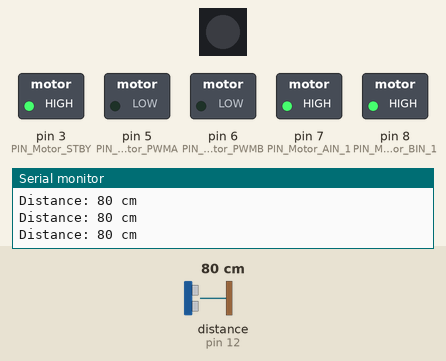
Bench run of a sketch on a simulated Arduino Uno, built with avr-gcc and run on an emulated ATmega328P. Shown: 1 RGB LEDs in strip order, left to right, switched loads named in the sketch (green lamp = pin HIGH), the last lines printed to the serial monitor. Wiring (inferred from the names in the program): ultrasonic range finder: trigger pin 13; echo pin 12. The inputs (shaded band) are chosen by the test bench; at power-on: distance to the obstacle (sensor on pin 12) 80 cm. The echo pulse lasts 58.3 µs per cm; dim RGB values are drawn brighter than linear; pins used as bus, display or sensor lines are not drawn.

Above: at 15.6 s.
15.7 s: distance to the obstacle (sensor on pin 12) set to 2 cm
At 15.79 s:
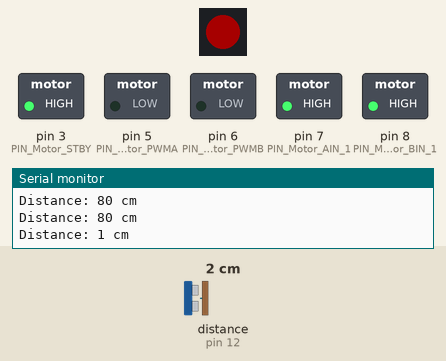
18.7 s: distance to the obstacle (sensor on pin 12) set to 60 cm
21.7 s: distance to the obstacle (sensor on pin 12) set to 4 cm
At 21.9 s:
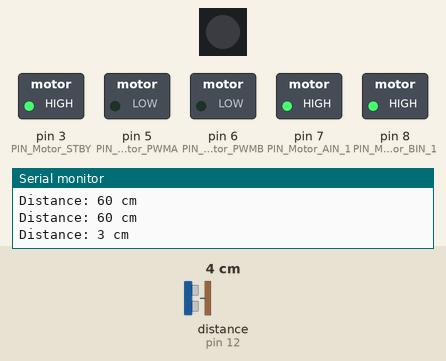
24.7 s: distance to the obstacle (sensor on pin 12) set to 18 cm
Timing chart, 0 to 27.2 s (numbered marks = the images above; inputs shaded):
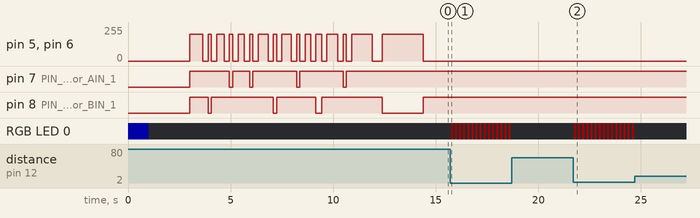

Measured:
- after the input at 15.7 s, RGB LED 0: alternates RGB(40, 0, 0) for 0.10 s and off for 0.10 s, starting after 0.05 s
- after the input at 21.7 s, RGB LED 0: alternates RGB(40, 0, 0) for 0.10 s and off for 0.10 s, starting after 0.05 s

The sketch:

Demo1.ino
```cpp
#include <avr/wdt.h>
#include "DeviceDriverSet_xxx0.h"
#include "ApplicationFunctionSet_xxx0.h"
#include "FastLED.h"

#define PIN_RBGLED 4
#define NUM_LEDS 1

CRGB leds[NUM_LEDS];

const int DELAY_LEFT_45 = 160;
const int DELAY_RIGHT_45 = 160;
const int DELAY_LEFT_90 = 275;
const int STOP_DELAY = 250;
const int OBSTACLE_THRESHOLD_CM = 5;
const int BLINK_INTERVAL = 100;

DeviceDriverSet_Motor AppMotor;
Application_xxx Application_SmartRobotCarxxx0;
DeviceDriverSet_ULTRASONIC myUltrasonic;

bool checkObstacleAndStop() {
  uint16_t distance_cm = 0;
  myUltrasonic.DeviceDriverSet_ULTRASONIC_Get(&distance_cm);

  if (distance_cm > 0 && distance_cm <= OBSTACLE_THRESHOLD_CM) {
    Serial.println("*** OBSTACLE DETECTED DURING SETUP! Halting. ***");
    ApplicationFunctionSet_SmartRobotCarMotionControl(stop_it, 0);
    while(1) {
        leds[0] = CRGB::Red;
        FastLED.show();
        delay(BLINK_INTERVAL);

        leds[0] = CRGB::Black;
        FastLED.show();
        delay(BLINK_INTERVAL);
    }
  }
  return false;
}

void setup() {
  Serial.begin(9600);

  AppMotor.DeviceDriverSet_Motor_Init();
  myUltrasonic.DeviceDriverSet_ULTRASONIC_Init();
  FastLED.addLeds<NEOPIXEL, PIN_RBGLED>(leds, NUM_LEDS);
  FastLED.setBrightness(40);
  leds[0] = CRGB::Black;
  FastLED.show();

  Serial.println("Testing LED Blue...");
  leds[0] = CRGB::Blue;
  FastLED.show();
  delay(1000);
  leds[0] = CRGB::Black;
  FastLED.show();
  Serial.println("LED Test Complete.");

  delay(2000);

  Serial.println("Starting mission sequence...");

  if (checkObstacleAndStop()) return;
  ApplicationFunctionSet_SmartRobotCarMotionControl(Forward, 200);
  delay(643);
  ApplicationFunctionSet_SmartRobotCarMotionControl(stop_it, 0);
  delay(STOP_DELAY);

  ApplicationFunctionSet_SmartRobotCarMotionControl(Left, 200);
  delay(DELAY_LEFT_45);
  ApplicationFunctionSet_SmartRobotCarMotionControl(stop_it, 0);
  delay(STOP_DELAY);

  if (checkObstacleAndStop()) return;
  ApplicationFunctionSet_SmartRobotCarMotionControl(Forward, 200);
  delay(378);
  ApplicationFunctionSet_SmartRobotCarMotionControl(stop_it, 0);
  delay(STOP_DELAY);

  ApplicationFunctionSet_SmartRobotCarMotionControl(Right, 200);
  delay(DELAY_RIGHT_45);
  ApplicationFunctionSet_SmartRobotCarMotionControl(stop_it, 0);
  delay(STOP_DELAY);

  if (checkObstacleAndStop()) return;
  ApplicationFunctionSet_SmartRobotCarMotionControl(Forward, 200);
  delay(316);
  ApplicationFunctionSet_SmartRobotCarMotionControl(stop_it, 0);
  delay(STOP_DELAY);

  ApplicationFunctionSet_SmartRobotCarMotionControl(Right, 200);
  delay(DELAY_RIGHT_45);
  ApplicationFunctionSet_SmartRobotCarMotionControl(stop_it, 0);
  delay(STOP_DELAY);

  if (checkObstacleAndStop()) return;
  ApplicationFunctionSet_SmartRobotCarMotionControl(Forward, 200);
  delay(495);
  ApplicationFunctionSet_SmartRobotCarMotionControl(stop_it, 0);
  delay(STOP_DELAY);

  ApplicationFunctionSet_SmartRobotCarMotionControl(Left, 200);
  delay(DELAY_LEFT_45);
  ApplicationFunctionSet_SmartRobotCarMotionControl(stop_it, 0);
  delay(STOP_DELAY);

  if (checkObstacleAndStop()) return;
  ApplicationFunctionSet_SmartRobotCarMotionControl(Forward, 200);
  delay(465);
  ApplicationFunctionSet_SmartRobotCarMotionControl(stop_it, 0);
  delay(STOP_DELAY);

  ApplicationFunctionSet_SmartRobotCarMotionControl(Right, 200);
  delay(DELAY_RIGHT_45);
  ApplicationFunctionSet_SmartRobotCarMotionControl(stop_it, 0);
  delay(STOP_DELAY);

  if (checkObstacleAndStop()) return;
  ApplicationFunctionSet_SmartRobotCarMotionControl(Forward, 200);
  delay(278);
  ApplicationFunctionSet_SmartRobotCarMotionControl(stop_it, 0);
  delay(STOP_DELAY);

  ApplicationFunctionSet_SmartRobotCarMotionControl(Left, 200);
  delay(DELAY_LEFT_90);
  ApplicationFunctionSet_SmartRobotCarMotionControl(stop_it, 0);
  delay(STOP_DELAY);

  if (checkObstacleAndStop()) return;
  ApplicationFunctionSet_SmartRobotCarMotionControl(Forward, 200);
  delay(540);
  ApplicationFunctionSet_SmartRobotCarMotionControl(stop_it, 0);
  delay(STOP_DELAY);

  ApplicationFunctionSet_SmartRobotCarMotionControl(Right, 200);
  delay(DELAY_RIGHT_45);
  ApplicationFunctionSet_SmartRobotCarMotionControl(stop_it, 0);
  delay(STOP_DELAY);

  if (checkObstacleAndStop()) return;
  ApplicationFunctionSet_SmartRobotCarMotionControl(Forward, 200);
  delay(1000);
  ApplicationFunctionSet_SmartRobotCarMotionControl(stop_it, 0);

  delay(500);
  ApplicationFunctionSet_SmartRobotCarMotionControl(Left, 200);
  delay(2000);
  ApplicationFunctionSet_SmartRobotCarMotionControl(stop_it, 0);

  Serial.println("Mission sequence complete normally. Entering continuous check loop.");
}

void loop() {
  uint16_t distance_cm = 0;
  myUltrasonic.DeviceDriverSet_ULTRASONIC_Get(&distance_cm);

  Serial.print("Distance: ");
  Serial.print(distance_cm);
  Serial.println(" cm");

  if (distance_cm > 0 && distance_cm <= OBSTACLE_THRESHOLD_CM) {
    ApplicationFunctionSet_SmartRobotCarMotionControl(stop_it, 0);

    leds[0] = CRGB::Red;
    FastLED.show();
    delay(BLINK_INTERVAL);

    leds[0] = CRGB::Black;
    FastLED.show();
    delay(BLINK_INTERVAL);

  } else {
    if (leds[0] != CRGB::Black) {
       leds[0] = CRGB::Black;
       FastLED.show();
    }
    delay(50);
  }
}
```

ApplicationFunctionSet_xxx0.cpp
```cpp
#include "ApplicationFunctionSet_xxx0.h"
#include "DeviceDriverSet_xxx0.h"

extern DeviceDriverSet_Motor AppMotor;

/* The enum and struct definitions are now in the .h file */

extern Application_xxx Application_SmartRobotCarxxx0;

void ApplicationFunctionSet_SmartRobotCarMotionControl(SmartRobotCarMotionControl direction, uint8_t is_speed)
{
  static uint8_t directionRecord = 0;
  uint8_t Kp, UpperLimit;
  uint8_t speed = is_speed;
  switch (direction)
  {
  case /* constant-expression */
      Forward:
    /* code */
      AppMotor.DeviceDriverSet_Motor_control(/*direction_A*/ direction_just, /*speed_A*/ speed,
                                             /*direction_B*/ direction_just, /*speed_B*/ speed, /*controlED*/ control_enable); //Motor control
    break;
  case /* constant-expression */ Backward:
    /* code */

      AppMotor.DeviceDriverSet_Motor_control(/*direction_A*/ direction_back, /*speed_A*/ speed,
                                             /*direction_B*/ direction_back, /*speed_B*/ speed, /*controlED*/ control_enable); //Motor control
    break;
  case /* constant-expression */ Left:

    AppMotor.DeviceDriverSet_Motor_control(/*direction_A*/ direction_just, /*speed_A*/ speed,
                                           /*direction_B*/ direction_back, /*speed_B*/ speed, /*controlED*/ control_enable); //Motor control
    break;
  case /* constant-expression */ Right:

    AppMotor.DeviceDriverSet_Motor_control(/*direction_A*/ direction_back, /*speed_A*/ speed,
                                           /*direction_B*/ direction_just, /*speed_B*/ speed, /*controlED*/ control_enable); //Motor control
    break;
  case /* constant-expression */ LeftForward:
    /* code */
    AppMotor.DeviceDriverSet_Motor_control(/*direction_A*/ direction_just, /*speed_A*/ speed,
                                           /*direction_B*/ direction_just, /*speed_B*/ speed / 2, /*controlED*/ control_enable); //Motor control
    break;
  case /* constant-expression */ LeftBackward:
    AppMotor.DeviceDriverSet_Motor_control(/*direction_A*/ direction_back, /*speed_A*/ speed,
                                           /*direction_B*/ direction_back, /*speed_B*/ speed / 2, /*controlED*/ control_enable); //Motor control
    break;
  case /* constant-expression */ RightForward:
    AppMotor.DeviceDriverSet_Motor_control(/*direction_A*/ direction_just, /*speed_A*/ speed / 2,
                                           /*direction_B*/ direction_just, /*speed_B*/ speed, /*controlED*/ control_enable); //Motor control
    break;
  case /* constant-expression */ RightBackward:
    AppMotor.DeviceDriverSet_Motor_control(/*direction_A*/ direction_back, /*speed_A*/ speed / 2,
                                           /*direction_B*/ direction_back, /*speed_B*/ speed, /*controlED*/ control_enable); //Motor control
    break;
  case /* constant-expression */ stop_it:
    AppMotor.DeviceDriverSet_Motor_control(/*direction_A*/ direction_void, /*speed_A*/ 0,
                                           /*direction_B*/ direction_void, /*speed_B*/ 0, /*controlED*/ control_enable); //Motor control
    break;
  default:
    break;
  }
}
```

ApplicationFunctionSet_xxx0.h
```cpp
#ifndef _APPLICATIONFUNCTIONSET_XXX0_H_
#define _APPLICATIONFUNCTIONSET_XXX0_H_

#include <stdint.h> // Required for uint8_t

/* Motion control direction enumeration */
enum SmartRobotCarMotionControl {
  Forward,       //(1)
  Backward,      //(2)
  Left,          //(3)
  Right,         //(4)
  LeftForward,   //(5)
  LeftBackward,  //(6)
  RightForward,  //(7)
  RightBackward, //(8)
  stop_it        //(9)
};

/* Structure for application state (if needed by other files) */
struct Application_xxx {
  SmartRobotCarMotionControl Motion_Control;
};

/* Function prototype for motion control */
void ApplicationFunctionSet_SmartRobotCarMotionControl(SmartRobotCarMotionControl direction, uint8_t is_speed);

#endif // _APPLICATIONFUNCTIONSET_XXX0_H_ 
```

DeviceDriverSet_xxx0.cpp
```cpp
#include "DeviceDriverSet_xxx0.h"

/*Motor control*/
void DeviceDriverSet_Motor::DeviceDriverSet_Motor_Init(void)
{
  pinMode(PIN_Motor_PWMA, OUTPUT);
  pinMode(PIN_Motor_PWMB, OUTPUT);
  pinMode(PIN_Motor_AIN_1, OUTPUT);
  pinMode(PIN_Motor_BIN_1, OUTPUT);
  pinMode(PIN_Motor_STBY, OUTPUT);
}


void DeviceDriverSet_Motor::DeviceDriverSet_Motor_control(boolean direction_A, uint8_t speed_A, //A组电机参数
                                                          boolean direction_B, uint8_t speed_B, //B组电机参数
                                                          boolean controlED                     //AB使能允许 true
                                                          )                                     //电机控制
{

  if (controlED == control_enable) //使能允许？
  {
    digitalWrite(PIN_Motor_STBY, HIGH);
    { //A...Right

      switch (direction_A) //方向控制
      {
      case direction_just:
        digitalWrite(PIN_Motor_AIN_1, HIGH);
        analogWrite(PIN_Motor_PWMA, speed_A);
        break;
      case direction_back:

        digitalWrite(PIN_Motor_AIN_1, LOW);
        analogWrite(PIN_Motor_PWMA, speed_A);
        break;
      case direction_void:
        analogWrite(PIN_Motor_PWMA, 0);
        digitalWrite(PIN_Motor_STBY, LOW);
        break;
      default:
        analogWrite(PIN_Motor_PWMA, 0);
        digitalWrite(PIN_Motor_STBY, LOW);
        break;
      }
    }

    { //B...Left
      switch (direction_B)
      {
      case direction_just:
        digitalWrite(PIN_Motor_BIN_1, HIGH);

        analogWrite(PIN_Motor_PWMB, speed_B);
        break;
      case direction_back:
        digitalWrite(PIN_Motor_BIN_1, LOW);
        analogWrite(PIN_Motor_PWMB, speed_B);
        break;
      case direction_void:
        analogWrite(PIN_Motor_PWMB, 0);
        digitalWrite(PIN_Motor_STBY, LOW);
        break;
      default:
        analogWrite(PIN_Motor_PWMB, 0);
        digitalWrite(PIN_Motor_STBY, LOW);
        break;
      }
    }
  }
  else
  {
    digitalWrite(PIN_Motor_STBY, LOW);
    return;
  }
}

// ============= Ultrasonic Sensor Implementations =============

void DeviceDriverSet_ULTRASONIC::DeviceDriverSet_ULTRASONIC_Init(void)
{
  pinMode(ECHO_PIN, INPUT); //Ultrasonic module initialization
  pinMode(TRIG_PIN, OUTPUT);
}

void DeviceDriverSet_ULTRASONIC::DeviceDriverSet_ULTRASONIC_Get(uint16_t *ULTRASONIC_Get /*out*/)
{
  unsigned long duration_us; // Use unsigned long for pulseIn duration
  unsigned int distance_cm;

  // Generate the trigger pulse
  digitalWrite(TRIG_PIN, LOW);
  delayMicroseconds(2);
  digitalWrite(TRIG_PIN, HIGH);
  delayMicroseconds(10);
  digitalWrite(TRIG_PIN, LOW);

  // Read the echo pulse duration (with a timeout to prevent hangs)
  // Timeout should be based on MAX_DISTANCE: MAX_DISTANCE * 58 us (approx round trip time in us/cm)
  // Example: 200cm * 58 us/cm = 11600 us. Use a slightly larger timeout.
  duration_us = pulseIn(ECHO_PIN, HIGH, 15000UL); // 15ms timeout

  // Calculate distance if a valid pulse was received (duration > 0)
  if (duration_us > 0) {
      distance_cm = duration_us / 58; // Formula from datasheet/common practice
  } else {
      distance_cm = 0; // Indicate timeout or no echo
  }

  // Optional: Clamp to MAX_DISTANCE if needed by application
  // if (distance_cm > MAX_DISTANCE || distance_cm == 0) {
  //   *ULTRASONIC_Get = MAX_DISTANCE; // Or some other indicator of out-of-range
  // } else {
  //   *ULTRASONIC_Get = distance_cm;
  // }

   *ULTRASONIC_Get = distance_cm; // Return calculated distance (0 if timeout/error)
}

// Note: DeviceDriverSet_ULTRASONIC_Test function is omitted as it's not used in Demo1
```

DeviceDriverSet_xxx0.h
```cpp
#ifndef _DeviceDriverSet_xxx0_H_
#define _DeviceDriverSet_xxx0_H_

#include <arduino.h>

// ============= Motor Control Definitions =============

/*Motor*/
class DeviceDriverSet_Motor
{
public:
  void DeviceDriverSet_Motor_Init(void);
#if _Test_DeviceDriverSet
  void DeviceDriverSet_Motor_Test(void);
#endif
  void DeviceDriverSet_Motor_control(boolean direction_A, uint8_t speed_A, //A组电机参数
                                     boolean direction_B, uint8_t speed_B, //B组电机参数
                                     boolean controlED                     //AB使能允许 true
  );                                                                       //电机控制
private:

#define PIN_Motor_PWMA 5
#define PIN_Motor_PWMB 6
#define PIN_Motor_BIN_1 8
#define PIN_Motor_AIN_1 7
#define PIN_Motor_STBY 3

public:
#define speed_Max 255
#define direction_just true
#define direction_back false
#define direction_void 3

#define Duration_enable true
#define Duration_disable false
#define control_enable true
#define control_disable false
};

// ============= Ultrasonic Sensor Definitions =============

/*ULTRASONIC*/
#define TRIG_PIN 13      // Arduino pin tied to trigger pin on the ultrasonic sensor.
#define ECHO_PIN 12      // Arduino pin tied to echo pin on the ultrasonic sensor.
#define MAX_DISTANCE 200 // Maximum distance we want to ping for (in centimeters).

class DeviceDriverSet_ULTRASONIC
{
public:
  void DeviceDriverSet_ULTRASONIC_Init(void);
  // void DeviceDriverSet_ULTRASONIC_Test(void); // Test function not needed in Demo1
  void DeviceDriverSet_ULTRASONIC_Get(uint16_t *ULTRASONIC_Get /*out*/);

private:
  // Pins defined above
};

#endif
```
